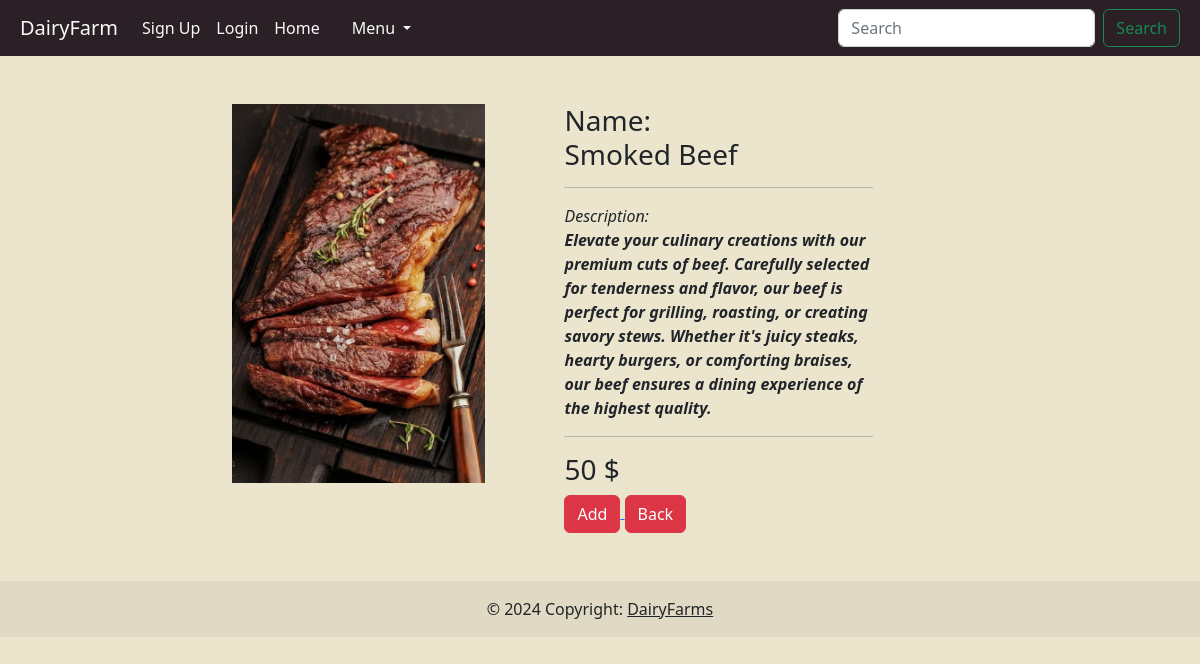
/productdetails/31/, run on the app's committed database.
### store/models.py (models this page shows, shortened)
class Products(models.Model):
    CATEGORY_CHOICES=[
        (1,'dairy & poultry'),
        (2,'meat'),
        (3,'farm produce'),
        (4,'natural superfoods')
    ]
    name= models.CharField(max_length=100)
    price=models.IntegerField(default="10")
    details=models.CharField(max_length=500)
    image=models.ImageField(upload_to='images/images')
    is_active=models.BooleanField(default=True)
    category=models.IntegerField(choices=CATEGORY_CHOICES,default=1)

### store/views.py (the view)
# urls.py: path('productdetails/<item_id>/',views.productdetails,name='productdetailpage'),
def productdetails(request,item_id):
    product=Products.objects.get(id=item_id)
    context={
        'product':product
    }
    return render(request,'productdetails.html',context)

### templates/productdetails.html (shortened to what this page needs)
{% extends "base.html" %}
{% block body %}
    <div class="container ">
        <div class="row mt-5">
            <div class="col-md-7 offset-md-2">
                <div class="row ">
                    <div class="col-md-5 ">
                        <img src="{{ product.image.url }}" class="img-fluid" alt="">
                    </div>
                    <div class="col-md-6 offset-md-1">
                        <h3>Name: <br> {{product.name}}  </h3>
                        <hr>
                        <i>Description: <br><strong> {{product.details}}</strong> </i>
                        <hr>
                        <h3> {{product.price}} $ </h3>
                        <a href="/addtocart/{{product.id}}"><button class="btn btn-danger">Add</button> </a>
                        <a href="/"><button class="btn btn-danger">Back</button> </a>
                    </div>
                </div>
            </div>
        </div>
    </div>
{% endblock body %}

### templates/productdetails.html (style rules this page uses)
body { background-color: #ece5ce; }

### data on the page
Products: image (picture), name "Smoked Beef", details "Elevate your culinary creations with our premium cuts of beef. Carefully selected for tenderness and flavor, our beef is perfect for grilling, roasting, or creating savory stews. Whether it's juicy steaks, hearty burgers, or comforting braises, our beef ensures a dining experience of the highest quality.", price "50"
